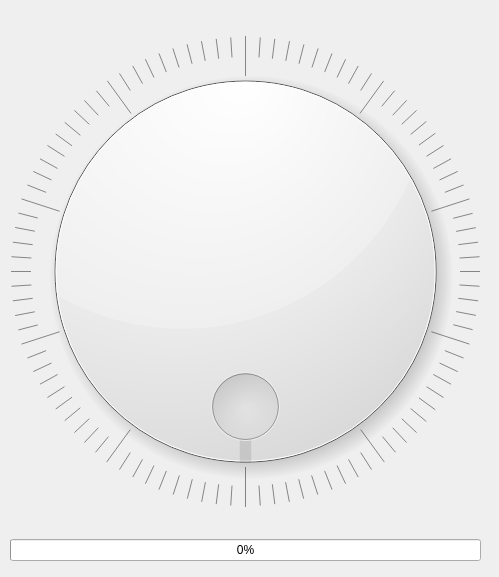
<?xml version="1.0" encoding="UTF-8"?>
<ui version="4.0">
 <class>myWidget</class>
 <widget class="QWidget" name="myWidget">
  <property name="geometry">
   <rect>
    <x>0</x>
    <y>0</y>
    <width>499</width>
    <height>577</height>
   </rect>
  </property>
  <property name="windowTitle">
   <string>myWidget</string>
  </property>
  <widget class="QWidget" name="verticalLayoutWidget">
   <property name="geometry">
    <rect>
     <x>10</x>
     <y>10</y>
     <width>471</width>
     <height>551</height>
    </rect>
   </property>
   <layout class="QVBoxLayout" name="verticalLayout">
    <item>
     <widget class="QDial" name="dial">
      <property name="maximum">
       <number>100</number>
      </property>
      <property name="wrapping">
       <bool>true</bool>
      </property>
      <property name="notchesVisible">
       <bool>true</bool>
      </property>
     </widget>
    </item>
    <item>
     <widget class="QProgressBar" name="progressBar">
      <property name="value">
       <number>0</number>
      </property>
      <property name="alignment">
       <set>Qt::AlignmentFlag::AlignCenter</set>
      </property>
      <property name="textVisible">
       <bool>true</bool>
      </property>
     </widget>
    </item>
   </layout>
  </widget>
 </widget>
 <resources/>
 <connections>
  <connection>
   <sender>dial</sender>
   <signal>valueChanged(int)</signal>
   <receiver>progressBar</receiver>
   <slot>setValue(int)</slot>
   <hints>
    <hint type="sourcelabel">
     <x>411</x>
     <y>466</y>
    </hint>
    <hint type="destinationlabel">
     <x>378</x>
     <y>554</y>
    </hint>
   </hints>
  </connection>
 </connections>
</ui>
